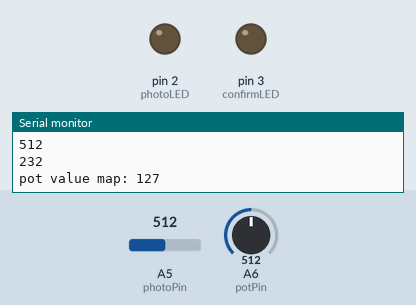
Simulated run of this sketch. Board: Arduino Nano, built with avr-gcc and run on an emulated ATmega328P. Shown: output pins drawn as LEDs (lit = HIGH), the last lines printed to the serial monitor. The test bench sets the inputs (shaded band); at power-on: A5 (photoPin) = 512, A6 (potPin) = 512. Random numbers use the default seed unless the sketch sets one.

Above: at 1.2 s.
1.3 s: A5 (photoPin) set to 683
2.8 s: A5 (photoPin) set to 710
At 3.9 s:
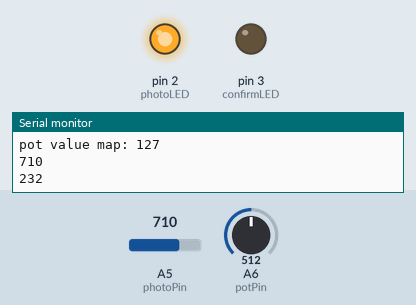
4.3 s: A6 (potPin) set to 414
5.8 s: A6 (potPin) set to 384
8.8 s: A5 (photoPin) set to 690
At 10.0 s:
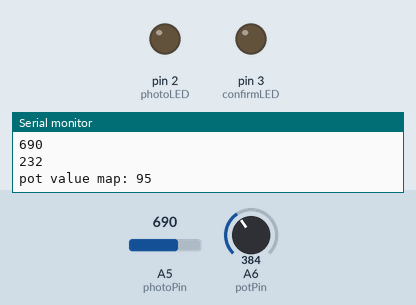
10.3 s: A5 (photoPin) set to 716
At 11.6 s:
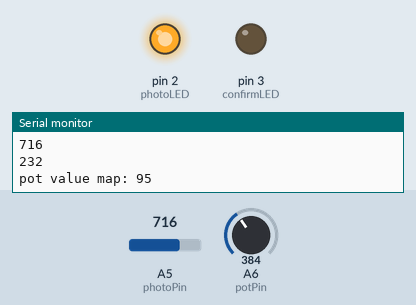
Timing chart, 0 to 13.3 s (numbered marks = the images above; inputs shaded):
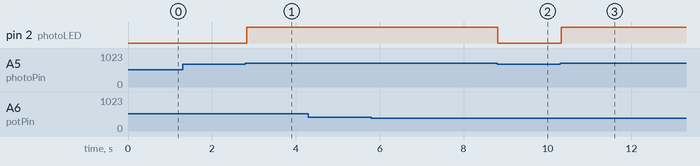

The sketch:

week10_hw_digitalV2.ino
```cpp
const int potPin = A6;
const int photoPin = A5;

const int photoLED = 2;
const int potLED = A7;
const int confirmLED = 3;

int potRANDOM;

void setup() {
  // put your setup code here, to run once:
 pinMode(potLED, OUTPUT);
  pinMode(photoLED, OUTPUT);
  pinMode(confirmLED, OUTPUT);

potRANDOM = random(0, 255);


 Serial.begin(9600);

}

void loop() {
  // put your main code here, to run repeatedly:


int potValue = analogRead(potPin);
int potledvalue = map(potValue, 0, 1023, 0, 255);

int photoValue = analogRead(photoPin);


 Serial.print("pot value map: ");
 Serial.println(potledvalue);

Serial.println(photoValue);
Serial.println(potRANDOM);

if(potledvalue >= potRANDOM && potledvalue <= potRANDOM + 10){
digitalWrite(potLED, HIGH);
}
else{
digitalWrite(potLED, LOW);
}

if(photoValue >= 700 && photoValue <= 800){
  digitalWrite(photoLED, HIGH);
}
else{
  digitalWrite(photoLED, LOW);
}

if (potledvalue >= potRANDOM && potledvalue <= potRANDOM + 10 && photoValue >= 700 && photoValue <= 800){
  digitalWrite(confirmLED, HIGH);
}
else{
  digitalWrite(confirmLED, LOW);
}

delay(25);

}
```

Measured:
- the behaviour switches between 699 and 700 on A5 (photoPin) (found by bisection; images 0 and 1)
- after the input at 2.8 s, pin 2 (photoLED): LOW → HIGH at once
- after the input at 8.8 s, pin 2 (photoLED): HIGH → LOW at once
- after the input at 10.3 s, pin 2 (photoLED): LOW → HIGH at once
